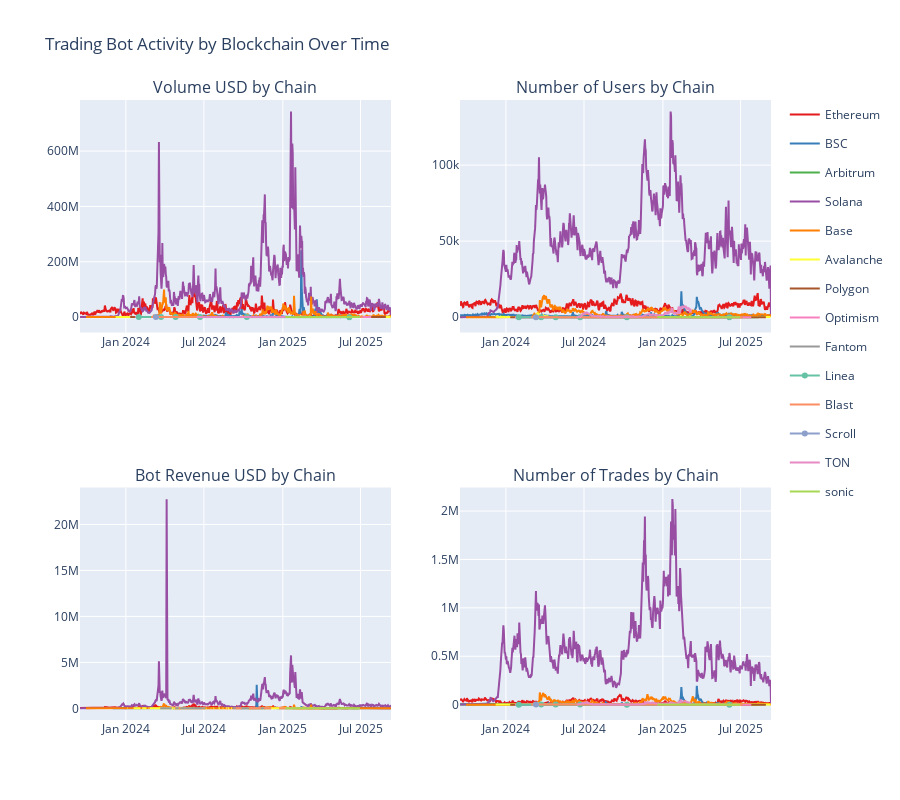

Write notebook code for a chart like this one.
### Code cell
# Create interactive plots with Plotly
fig = make_subplots(
    rows=2, cols=2,
    subplot_titles=('Volume USD by Chain', 'Number of Users by Chain', 
                   'Bot Revenue USD by Chain', 'Number of Trades by Chain'),
    specs=[[{"secondary_y": False}, {"secondary_y": False}],
           [{"secondary_y": False}, {"secondary_y": False}]]
)

# Get unique blockchains and generate enough colors
blockchains = df['blockchain'].unique()
# Generate colors dynamically - cycle through color palettes if needed
colors = px.colors.qualitative.Set1 + px.colors.qualitative.Set2 + px.colors.qualitative.Set3
colors = colors[:len(blockchains)]  # Take only as many as needed

print(f"Number of blockchains: {len(blockchains)}")
print(f"Blockchains: {list(blockchains)}")

# Plot 1: Volume USD by Chain
for i, blockchain in enumerate(blockchains):
    chain_data = df_sorted[df_sorted['blockchain'] == blockchain]
    volume_col = pd.to_numeric(chain_data['volumeUSD'], errors='coerce')
    fig.add_trace(
        go.Scatter(x=chain_data['block_date'], y=volume_col,
                  name=f'{blockchain}', line=dict(color=colors[i]),
                  legendgroup=blockchain, showlegend=True),
        row=1, col=1
    )

# Plot 2: Number of Users by Chain  
for i, blockchain in enumerate(blockchains):
    chain_data = df_sorted[df_sorted['blockchain'] == blockchain]
    fig.add_trace(
        go.Scatter(x=chain_data['block_date'], y=chain_data['numberOfUsers'],
                  name=f'{blockchain}', line=dict(color=colors[i]),
                  legendgroup=blockchain, showlegend=False),
        row=1, col=2
    )

# Plot 3: Bot Revenue USD by Chain
for i, blockchain in enumerate(blockchains):
    chain_data = df_sorted[df_sorted['blockchain'] == blockchain]
    bot_revenue_col = pd.to_numeric(chain_data['botRevenueUSD'], errors='coerce')
    fig.add_trace(
        go.Scatter(x=chain_data['block_date'], y=bot_revenue_col,
                  name=f'{blockchain}', line=dict(color=colors[i]),
                  legendgroup=blockchain, showlegend=False),
        row=2, col=1
    )

# Plot 4: Number of Trades by Chain
for i, blockchain in enumerate(blockchains):
    chain_data = df_sorted[df_sorted['blockchain'] == blockchain]
    fig.add_trace(
        go.Scatter(x=chain_data['block_date'], y=chain_data['numberOfTrades'],
                  name=f'{blockchain}', line=dict(color=colors[i]),
                  legendgroup=blockchain, showlegend=False),
        row=2, col=2
    )

fig.update_layout(height=800, title_text="Trading Bot Activity by Blockchain Over Time")
fig.show()
